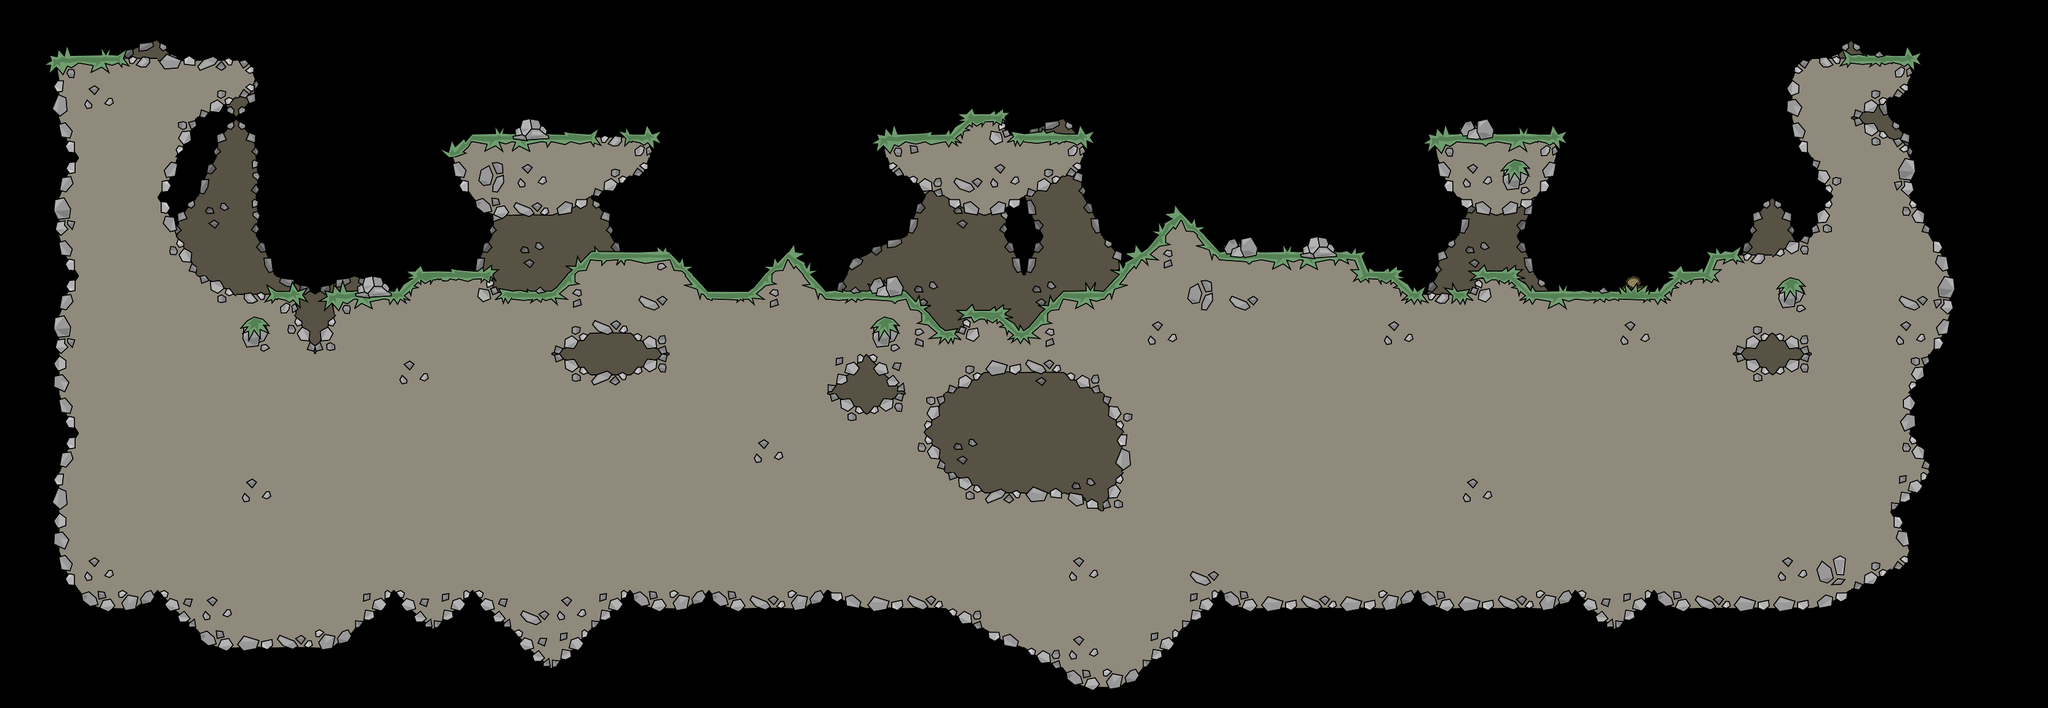

Tiled map render using the project's own tile images. Description and the map definition, with tile-layer contents summarised, below:
An orthogonal 52x18 tile map with 64x64 px tiles, 2 tile layers (tilebg, tile) and 4 objects (3x spritebg, sp_p_00).

<map version="1.0" orientation="orthogonal" width="52" height="18" tilewidth="64" tileheight="64">
 <tileset firstgid="1" source="t64_new.tsx" />
 <layer name="tilebg" width="52" height="18">
  <data>[936 cells, 124 non-empty, 14 distinct tile ids]</data>
 </layer>
 <layer name="tile" width="52" height="18">
  <data>[936 cells, 553 non-empty, 76 distinct tile ids]</data>
 </layer>
 <objectgroup name="objects" width="52" height="18">
  <object name="sp_p_00" x="1600" y="14" />
  <object name="spritebg" x="2084" y="334">
   <properties>
    <property name="sprite" value="palmTree" />
   </properties>
  </object>
  <object name="spritebg" x="934" y="162">
   <properties>
    <property name="sprite" value="bushFan" />
   </properties>
  </object>
  <object name="spritebg" x="2754" y="404">
   <properties>
    <property name="sprite" value="bushPalm" />
   </properties>
  </object>
 </objectgroup>
</map>
